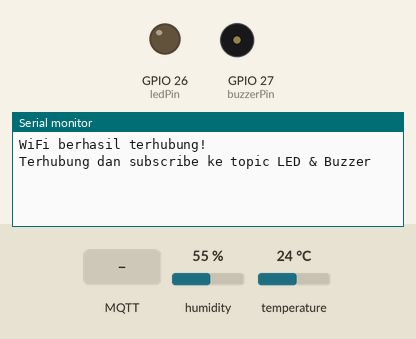
This sketch was run on a simulated ESP8266 (NodeMCU). On the bench: output pins drawn as LEDs (lit = HIGH), buzzer (waves = sounding, pin HIGH), the last lines printed to the serial monitor. The inputs (shaded band) are chosen by the test bench; at power-on: humidity 55 %, temperature 24 °C. WiFi joins after 1.5 s; servers stay silent unless stated; random numbers use the default seed unless the sketch sets one; no MQTT or app messages arrive unless stated.

Above: at 2.7 s.
2.8 s: MQTT message "1" arrives on the first subscribed topic
At 3.2 s:
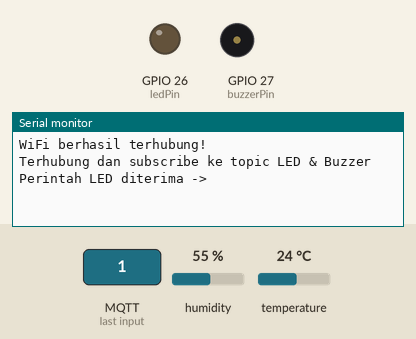
6.5 s: MQTT message "1" arrives on the second subscribed topic
At 7.2 s:
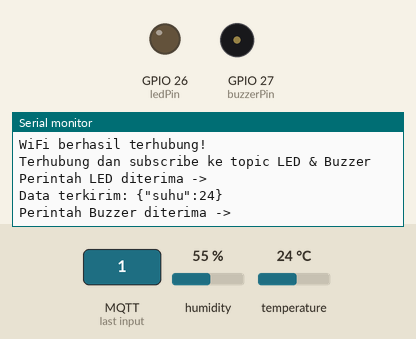

The sketch:

percobaan4b_pertukaran_dua_arah_modifikasi.ino
```cpp
#include <ESP8266WiFi.h>
#include <PubSubClient.h>
#include <ArduinoJson.h>
#include <DHT.h>

const char* ssid = "NAMA_WIFI_ANDA";
const char* password = "PASSWORD_WIFI_ANDA";

const char* mqttServer = "broker.hivemq.com";
const int mqttPort = 1883;
const char* topicData           = "unsoed/tk245004/kelompokAnda/data";
const char* topicPerintahLED    = "unsoed/tk245004/kelompokAnda/perintah";        // aktuator 1: LED
const char* topicPerintahBuzzer = "unsoed/tk245004/kelompokAnda/perintah_buzzer"; // aktuator 2: buzzer (baru)

#define DHTPIN 4
#define DHTTYPE DHT11
const int ledPin = 26;
const int buzzerPin = 27; // pin baru untuk buzzer

DHT dht(DHTPIN, DHTTYPE);
WiFiClient espClient;
PubSubClient client(espClient);

unsigned long waktuTerakhirPublish = 0;
const long intervalPublish = 5000;

void callback(char* topic, byte* payload, unsigned int length) {
  String pesan;
  for (unsigned int i = 0; i < length; i++) pesan += (char)payload[i];

  JsonDocument doc;
  if (deserializeJson(doc, pesan)) return; // abaikan jika parsing gagal

  const char* perintah = doc["perintah"];
  String topicStr = String(topic); // ubah topic (char*) jadi String agar mudah dibandingkan

  // Bedakan aksi berdasarkan topic mana pesan diterima
  if (topicStr == topicPerintahLED) {
    digitalWrite(ledPin, String(perintah) == "ON" ? HIGH : LOW);
    Serial.print("Perintah LED diterima -> ");
    Serial.println(perintah);
  } else if (topicStr == topicPerintahBuzzer) {
    digitalWrite(buzzerPin, String(perintah) == "ON" ? HIGH : LOW);
    Serial.print("Perintah Buzzer diterima -> ");
    Serial.println(perintah);
  } else {
    Serial.print("Pesan dari topic tidak dikenali: ");
    Serial.println(topicStr);
  }
}

void hubungkanWiFi() {
  WiFi.begin(ssid, password);
  while (WiFi.status() != WL_CONNECTED) delay(500);
  Serial.println("WiFi berhasil terhubung!");
}

void hubungkanMQTT() {
  while (!client.connected()) {
    String clientId = "ESP8266Client-" + String(random(0xffff), HEX);
    if (client.connect(clientId.c_str())) {
      // Subscribe ke kedua topic perintah sekaligus setelah terhubung
      client.subscribe(topicPerintahLED);
      client.subscribe(topicPerintahBuzzer);
      Serial.println("Terhubung dan subscribe ke topic LED & Buzzer");
    } else {
      delay(2000);
    }
  }
}

void setup() {
  Serial.begin(115200);
  pinMode(ledPin, OUTPUT);
  pinMode(buzzerPin, OUTPUT); // inisialisasi pin buzzer sebagai output
  dht.begin();

  hubungkanWiFi();
  client.setServer(mqttServer, mqttPort);
  client.setCallback(callback);
}

void loop() {
  if (!client.connected()) hubungkanMQTT();
  client.loop();

  if (millis() - waktuTerakhirPublish > intervalPublish) {
    waktuTerakhirPublish = millis();

    float suhu = dht.readTemperature();
    if (!isnan(suhu)) {
      JsonDocument doc;
      doc["suhu"] = suhu;
      char buffer[128];
      serializeJson(doc, buffer);
      client.publish(topicData, buffer);
      Serial.print("Data terkirim: ");
      Serial.println(buffer);
    }
  }
}
```

Measured:
- after the input at 2.8 s, the serial monitor: prints a new line at once (image 1)
- after the input at 6.5 s, the serial monitor: prints a new line at once (image 2)
